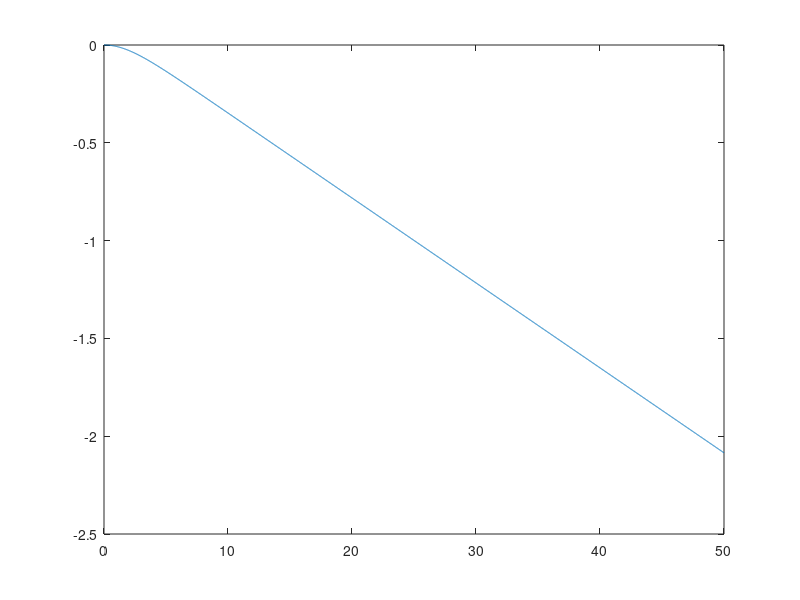

The MATLAB script that drew this image:
m=32.5;
p=1000;
g=9.81;
v=0.03255;
Zww=260;
samp_time=10^-2;
sim_time=50;
time=linspace(0,sim_time,(sim_time/samp_time)+1);
z=zeros(1,(sim_time/samp_time)+1);
z_dot=zeros(1,(sim_time/samp_time)+1);
th=zeros(1,(sim_time/samp_time));
for i=1:sim_time/samp_time
z_ddot=(m*g-p*v*g-Zww*z_dot(i)*abs(z_dot(i))-th(i))/m;
z_dot(i+1)=z_dot(i)+samp_time*z_ddot;
z(i+1)=z(i)+samp_time*z_dot(i);
end 
plot(time,z);
